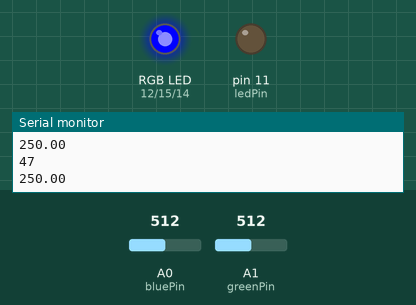
The sketch below on a simulated Arduino Uno, built with avr-gcc and run on an emulated ATmega328P. Shown: an RGB LED mixed from three pins (HIGH = lit), output pins drawn as LEDs (lit = HIGH), the last lines printed to the serial monitor. The inputs (shaded band) are chosen by the test bench; at power-on: A0 (bluePin) = 512, A1 (greenPin) = 512.

Above: at 1.2 s.
1.3 s: A0 (bluePin) set to 691
2.8 s: A0 (bluePin) set to 709
At 3.5 s:
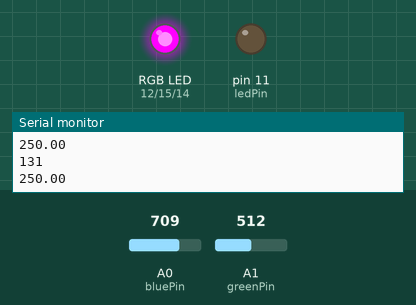
4.6 s: A1 (greenPin) set to 54
6.1 s: A1 (greenPin) set to 48
At 6.9 s:
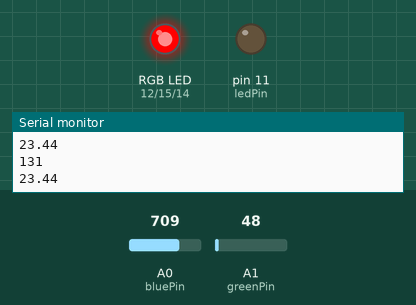
7.7 s: A0 (bluePin) set to 306
At 9.0 s:
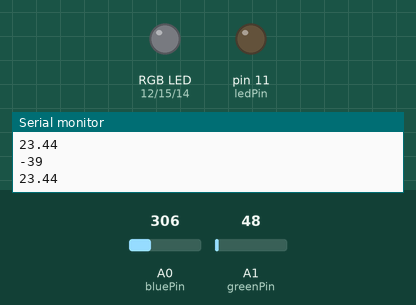
9.3 s: A0 (bluePin) set to 716
At 10.2 s:
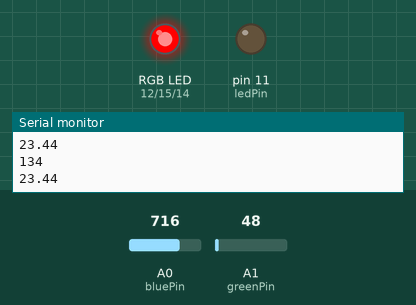
Timing chart, 0 to 11.9 s (numbered marks = the images above; inputs shaded):
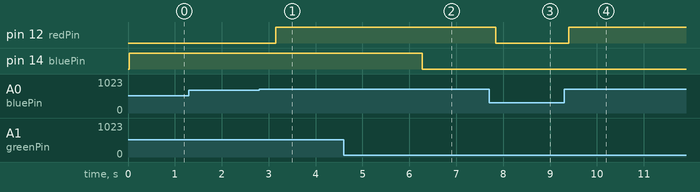

The sketch:

rgb1.ino
```cpp
const int ledPin = 11;   // Teensy has LED on 11, Teensy++ on 6

const int redPin =  12;
const int greenPin =  15;
const int bluePin =  14;
const int button1Pin = 8;

const int lightPin = 0;
const int tempPin = 1;

// the setup() method runs once, when the sketch starts

void setup() {
  // initialize the digital pin as an output.
  pinMode(ledPin, OUTPUT);
  pinMode(redPin, OUTPUT);
  pinMode(greenPin, OUTPUT);
  pinMode(bluePin, OUTPUT);
  pinMode(button1Pin, INPUT_PULLUP);
  Serial.begin(38400);
}

int redI = 0;
int greenI = 0;
int blueI = 0;

void loop() {
  int i;
  int l;
  float temp;

  // lila, Beanak
  /*
  for (redI=0; redI<128; redI++) {
    if (digitalRead(button1Pin) != LOW) {
      analogWrite(redPin, redI);
      analogWrite(bluePin, redI*2);
    } else {
      analogWrite(redPin, 0);
      analogWrite(bluePin, 0);
    }
    delay(5);
  }

  delay(1000);

  for (redI=127; redI>=0; redI--) {
    if (digitalRead(button1Pin) != LOW) {
      analogWrite(redPin, redI);
      analogWrite(bluePin, redI*2);
    } else {
      analogWrite(redPin, 0);
      analogWrite(bluePin, 0);
    }
    delay(5);
  }
  */

  analogRead(lightPin);
  delay(10);
  l = map(analogRead(lightPin), 400, 1000, 0, 255);

  analogRead(tempPin);
  delay(10);
  temp = analogRead(tempPin) * 0.48828125; // (VCC * 1000 / 1024) / 10; VCC = 5
  // temp = analogRead(tempPin);

  Serial.println(l);
  Serial.println(temp);
  Serial.println("");

  if (temp > 25) {
    analogWrite(bluePin, 128);
  } else {
    analogWrite(bluePin, 0);
  }

  if (l > 127) {
    analogWrite(redPin, l);
    analogWrite(greenPin, 0);
  } else {
    analogWrite(greenPin, l);
    analogWrite(redPin, 0);
  }

  delay(500);

}
```

Measured:
- the behaviour switches between 701 and 702 on A0 (bluePin) (found by bisection; images 0 and 1)
- the behaviour switches between 52 and 51 on A1 (greenPin) (found by bisection; images 1 and 2)
- after the input at 2.8 s, pin 12 (redPin): LOW → HIGH after 0.35 s
- after the input at 6.1 s, pin 14 (bluePin): HIGH → LOW after 0.18 s
- after the input at 7.7 s, pin 12 (redPin): HIGH → LOW after 0.14 s
- after the input at 9.3 s, pin 12 (redPin): LOW → HIGH after 0.10 s
